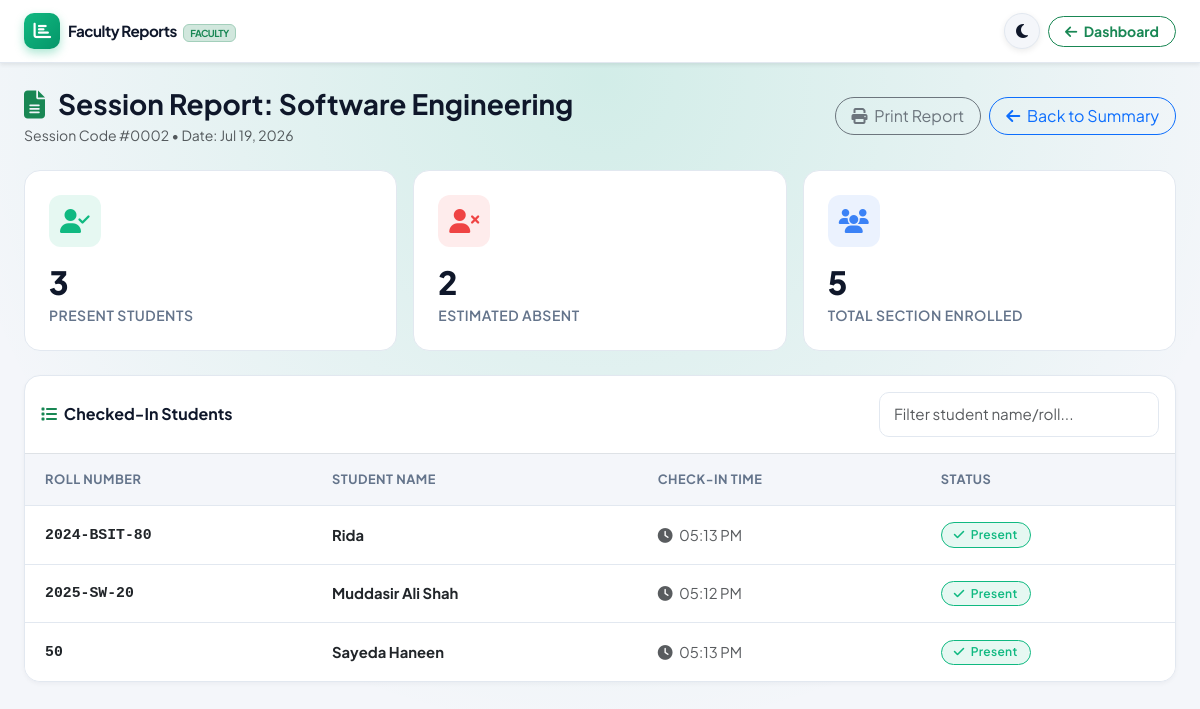
The page /teacher/reports.php?session_id=2 (signed in) on the database its author committed.
### tables this page shows
CREATE TABLE `attendance_sessions` (
  `session_id` int(11) NOT NULL,
  `teacher_id` int(11) NOT NULL,
  `subject_id` int(11) NOT NULL,
  `semester_id` int(11) DEFAULT NULL,
  `section_id` int(11) DEFAULT NULL,
  `batch_id` int(11) DEFAULT NULL,
  `session_date` date NOT NULL,
  `start_time` time NOT NULL,
  `end_time` time NOT NULL,
  `duration_minutes` int(11) DEFAULT 5,
  `qr_code` varchar(255) DEFAULT NULL,
  `is_active` tinyint(1) DEFAULT 1,
  `created_at` timestamp NOT NULL DEFAULT current_timestamp()
);

CREATE TABLE `subjects` (
  `subject_id` int(11) NOT NULL,
  `subject_name` varchar(100) NOT NULL,
  `subject_code` varchar(20) NOT NULL,
  `department_id` int(11) DEFAULT NULL,
  `semester_id` int(11) DEFAULT NULL,
  `created_at` timestamp NOT NULL DEFAULT current_timestamp()
);

CREATE TABLE `attendance` (
  `attendance_id` int(11) NOT NULL,
  `student_id` int(11) NOT NULL,
  `session_id` int(11) NOT NULL,
  `teacher_id` int(11) NOT NULL,
  `attendance_date` date NOT NULL,
  `attendance_time` time NOT NULL,
  `status` enum('Present','Absent','Late') DEFAULT 'Present',
  `device_id` int(11) DEFAULT NULL,
  `latitude` decimal(10,8) DEFAULT NULL,
  `longitude` decimal(11,8) DEFAULT NULL,
  `marked_at` timestamp NOT NULL DEFAULT current_timestamp()
);

CREATE TABLE `students` (
  `student_id` int(11) NOT NULL,
  `username` varchar(50) NOT NULL,
  `roll_number` varchar(20) NOT NULL,
  `full_name` varchar(100) NOT NULL,
  `email` varchar(100) NOT NULL,
  `password` varchar(255) NOT NULL,
  `department_id` int(11) DEFAULT NULL,
  `batch_id` int(11) DEFAULT NULL,
  `semester_id` int(11) DEFAULT NULL,
  `section_id` int(11) DEFAULT NULL,
  `phone` varchar(20) DEFAULT NULL,
  `is_approved` tinyint(1) DEFAULT 0,
  `approved_at` timestamp NULL DEFAULT NULL,
  `created_at` timestamp NOT NULL DEFAULT current_timestamp()
);

### teacher/reports.php (the view, shortened to what this page needs)
<?php
$teacher_id = $_SESSION['teacher_id'];
$db = getDB();
$session_id = intval($_GET['session_id'] ?? 0);
if ($session_id > 0) {
    $query = "SELECT sess.*, s.subject_name, t.full_name as teacher_name,
              COUNT(a.attendance_id) as total_present
              FROM attendance_sessions sess
              JOIN subjects s ON sess.subject_id = s.subject_id
              JOIN teachers t ON sess.teacher_id = t.teacher_id
              LEFT JOIN attendance a ON sess.session_id = a.session_id AND a.status = 'Present'
              WHERE sess.session_id = ? AND sess.teacher_id = ?
              GROUP BY sess.session_id";
    $stmt = $db->prepare($query);
    $stmt->bind_param("ii", $session_id, $teacher_id);
    $stmt->execute();
    $session = $stmt->get_result()->fetch_assoc();
    $attendance_query = "SELECT a.*, s.full_name as student_name, s.roll_number
                         FROM attendance a
                         JOIN students s ON a.student_id = s.student_id
                         WHERE a.session_id = ?
                         ORDER BY s.roll_number";
    $attendance_stmt = $db->prepare($attendance_query);
    $attendance_stmt->bind_param("i", $session_id);
    $attendance_stmt->execute();
    $attendance_list = $attendance_stmt->get_result();
    $total_query = "SELECT COUNT(*) as total
                    FROM students
                    WHERE semester_id = ? AND batch_id = ? AND section_id = ?";
    $total_stmt = $db->prepare($total_query);
    $total_stmt->bind_param("iii", $session['semester_id'], $session['batch_id'], $session['section_id']);
    $total_stmt->execute();
    $total_students = $total_stmt->get_result()->fetch_assoc()['total'] ?? 0;
    $absent_count = max(0, $total_students - ($attendance_list ? $attendance_list->num_rows : 0));
}
?>
<!DOCTYPE html>
<html lang="en">
<head>
    <link href="https://cdn.jsdelivr.net/npm/bootstrap@5.3.0/dist/css/bootstrap.min.css" rel="stylesheet">
    <link href="https://cdnjs.cloudflare.com/ajax/libs/font-awesome/6.4.0/css/all.min.css" rel="stylesheet">
    <link href="../assets/css/theme.css" rel="stylesheet">
</head>
<body style="background: radial-gradient(circle at 50% 10%, rgba(16, 185, 129, 0.15), transparent 70%), var(--bg-body); min-height: 100vh;">
    <nav class="navbar navbar-expand-lg app-navbar sticky-top shadow-sm py-2">
        <div class="container-fluid px-3 px-md-4" style="max-width: 1400px; margin: 0 auto;">
            <a class="navbar-brand d-flex align-items-center gap-2 me-3" href="dashboard.php">
                <div class="brand-icon" style="background: linear-gradient(135deg, #10b981, #059669); color: white; width: 36px; height: 36px; border-radius: 10px; display: flex; align-items: center; justify-content: center; font-size: 1.1rem; box-shadow: 0 4px 10px rgba(16,185,129,0.35);">
                    <i class="fas fa-chart-bar"></i>
                </div>
                <span class="fw-bold tracking-tight text-main text-nowrap" style="font-size: 0.95rem;">Faculty Reports <span class="badge bg-success-subtle text-success border border-success-subtle ms-1 text-uppercase" style="font-size:0.6rem;">Faculty</span></span>
            </a>
            <div class="ms-auto d-flex align-items-center gap-2">
                <button class="btn-theme-toggle" onclick="toggleAppTheme()" title="Toggle Light/Dark Theme">
                    <i class="fas fa-moon"></i>
                </button>
                <a href="dashboard.php" class="btn btn-outline-success btn-sm rounded-pill px-3 py-1 fw-bold text-nowrap">
                    <i class="fas fa-arrow-left me-1"></i> Dashboard
                </a>
            </div>
        </div>
    </nav>
    <div class="container-fluid px-4 py-4" style="max-width: 1300px;">
        <?php if ($session_id > 0 && isset($session)): ?>
            <div class="d-flex justify-content-between align-items-center mb-4 flex-wrap gap-2">
                <div>
                    <h3 class="fw-bold mb-1"><i class="fas fa-file-alt text-success me-2"></i> Session Report: <?php echo htmlspecialchars($session['subject_name']); ?></h3>
                    <p class="text-muted small mb-0">Session Code #<?php echo str_pad($session['session_id'], 4, '0', STR_PAD_LEFT); ?> &bull; Date: <?php echo date('M d, Y', strtotime($session['session_date'])); ?></p>
                </div>
                <div class="d-flex gap-2">
                    <button onclick="window.print()" class="btn btn-outline-secondary rounded-pill px-3">
                        <i class="fas fa-print me-1"></i> Print Report
                    </button>
                    <a href="reports.php" class="btn btn-outline-primary rounded-pill px-3">
                        <i class="fas fa-arrow-left me-1"></i> Back to Summary
                    </a>
                </div>
            </div>
            <div class="row g-3 mb-4">
                <div class="col-md-4">
                    <div class="stat-card">
                        <div class="stat-icon success"><i class="fas fa-user-check"></i></div>
                        <div class="stat-value"><?php echo $attendance_list ? $attendance_list->num_rows : 0; ?></div>
                        <div class="stat-label">Present Students</div>
                    </div>
                </div>
                <div class="col-md-4">
                    <div class="stat-card">
                        <div class="stat-icon danger"><i class="fas fa-user-times"></i></div>
                        <div class="stat-value"><?php echo $absent_count; ?></div>
                        <div class="stat-label">Estimated Absent</div>
                    </div>
                </div>
                <div class="col-md-4">
                    <div class="stat-card">
                        <div class="stat-icon info"><i class="fas fa-users"></i></div>
                        <div class="stat-value"><?php echo $total_students; ?></div>
                        <div class="stat-label">Total Section Enrolled</div>
                    </div>
                </div>
            </div>
            <div class="custom-table-container">
                <div class="p-3 border-bottom d-flex justify-content-between align-items-center gap-3">
                    <span class="fw-bold"><i class="fas fa-list me-1 text-success"></i> Checked-In Students</span>
                    <div style="max-width: 280px;" class="w-100">
                        <input type="text" class="form-control form-control-sm" placeholder="Filter student name/roll..." data-table-search="sessionDetailTable">
                    </div>
                </div>
                <div class="table-responsive">
                    <table class="table custom-table" id="sessionDetailTable">
                        <thead>
                            <tr>
                                <th>Roll Number</th>
                                <th>Student Name</th>
                                <th>Check-in Time</th>
                                <th>Status</th>
                            </tr>
                        </thead>
                        <tbody>
                            <?php if ($attendance_list && $attendance_list->num_rows > 0): ?>
                                <?php while ($row = $attendance_list->fetch_assoc()): ?>
                                    <tr>
                                        <td class="fw-bold font-monospace"><?php echo htmlspecialchars($row['roll_number']); ?></td>
                                        <td class="fw-bold text-main"><?php echo htmlspecialchars($row['student_name']); ?></td>
                                        <td class="text-muted"><i class="fas fa-clock me-1"></i> <?php echo date('h:i A', strtotime($row['attendance_time'])); ?></td>
                                        <td>
                                            <span class="badge badge-custom badge-present"><i class="fas fa-check"></i> Present</span>
                                        </td>
                                    </tr>
                                <?php endwhile; ?>
                            <?php else: ?>
                                <tr>
                                    <td colspan="4" class="text-center py-5 text-muted">No student check-ins recorded for this session.</td>
                                </tr>
                            <?php endif; ?>
                        </tbody>
                    </table>
                </div>
            </div>
        <?php endif; ?>
    </div>
</body>
</html>

### rows shown on the page
attendance_sessions: subject.subject_name "Software Engineering", session_id "0002", session_date "Jul 19, 2026"
attendance: student.roll_number "2024-BSIT-80", student.full_name "Rida", attendance_time "05:13 PM"
attendance: student.roll_number "2025-SW-20", student.full_name "Muddasir Ali Shah", attendance_time "05:12 PM"
attendance: student.roll_number "50", student.full_name "Sayeda Haneen", attendance_time "05:13 PM"

### other values the page prints
$attendance_list->num_rows "3"
$absent_count "2"
$total_students "5"
